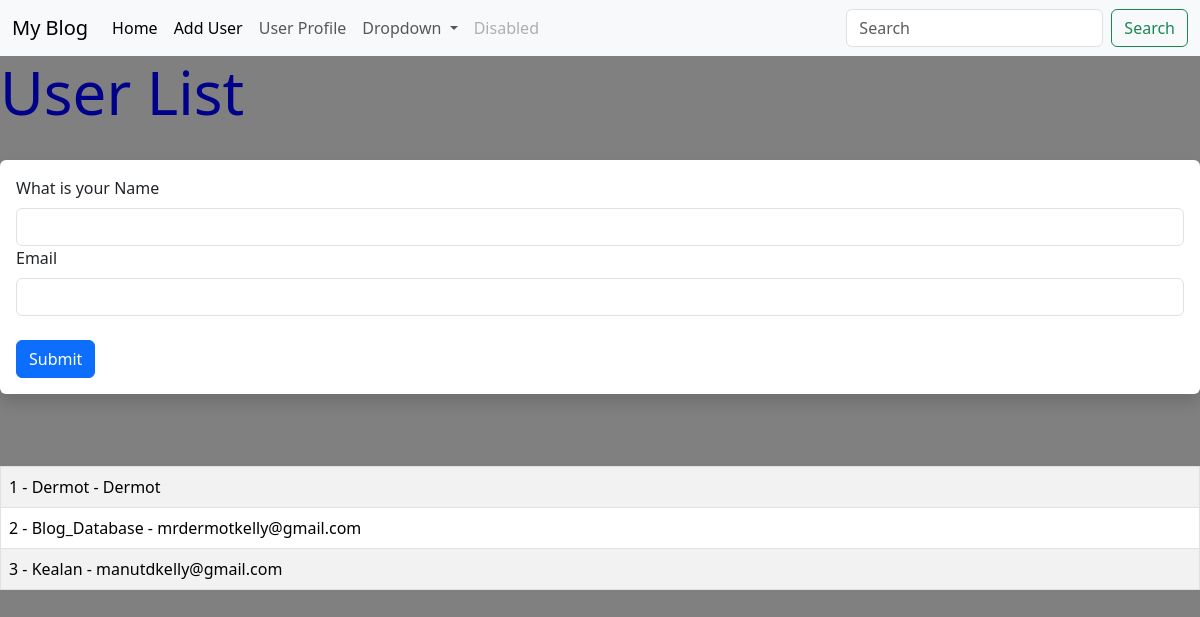
The page /user/add on the database as committed earlier.
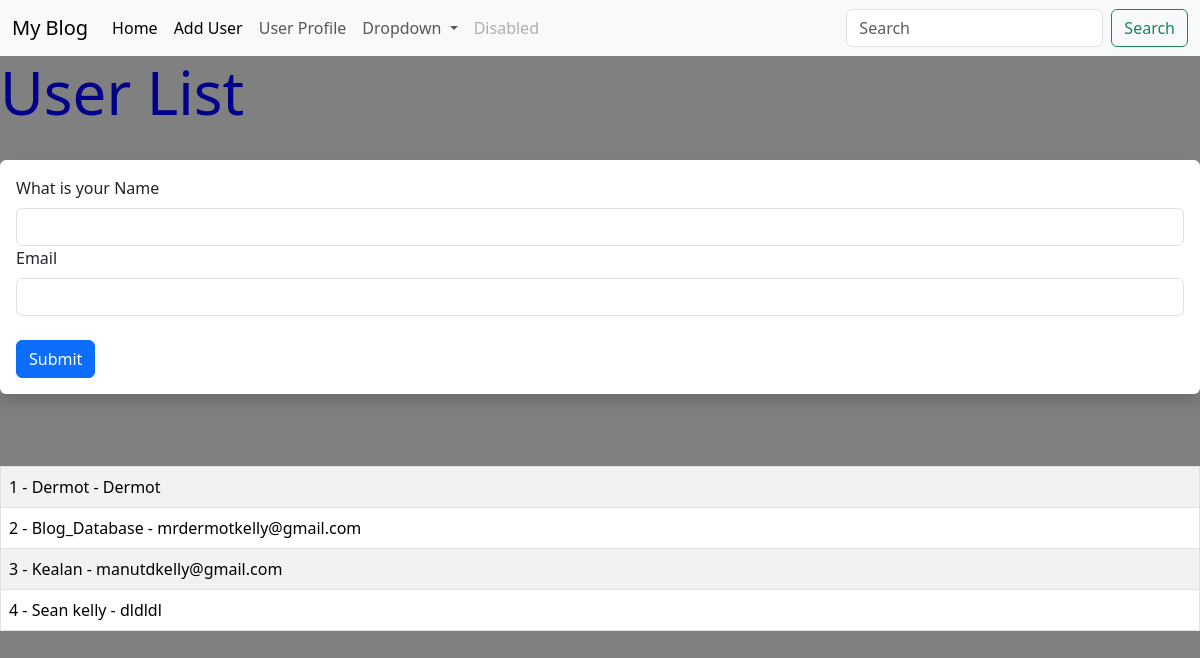
The same page on the database as committed later.
### app.py (models this page shows, shortened)
class Users(db.Model):
    id = db.Column(db.Integer, primary_key=True)
    name = db.Column(db.String(150), nullable=False)
    email = db.Column(db.String(150), nullable=False, unique=True)
    date_created = db.Column(db.DateTime, default=datetime.utcnow)

### app.py (the view, shortened to what this page needs)
@app.route('/user/add', methods=['GET','POST'])
def add_user():
    name = None
    form = UserForm()
    our_users = Users.query.order_by(Users.id)
    return render_template("add_user.html", form=form, name=name, our_users=our_users)

### app.py
class UserForm(FlaskForm):
    name = StringField('What is your Name', validators=[DataRequired()])
    email = StringField('Email', validators=[DataRequired()])
    submit = SubmitField('Submit')

### templates/add_user.html (shortened to what this page needs)
{% extends 'base.html'%}
{% block content %}
{% if name %}
    <h1>Hello {{ name }}</h1>
{% else %}
    <h1>User List</h1>
    <br>
    <div class="shadow p-3 mb-5 bg-body rounded">
    <form method="POST">{{form.hidden_tag()}}
        {{ form.name.label (class="form-label")}}
        {{ form.name(class="form-control") }}
        {{ form.email.label (class="form-label")}}
        {{ form.email(class="form-control") }}
        <br>
        {{ form.submit(class="btn btn-primary") }}
    </form>
    </div>
    <br>
    <table class="table table-hover table-bordered table-striped">
    {% for our_user in our_users %}
    <tr>
    <td>
    {{our_user.id}} - {{ our_user.name}} - {{ our_user.email }}
    </td>
    </tr>
    {% endfor %}
    </table>
{% endif%}
{% endblock %}

### templates/base.html (shortened to what this page needs)
<!doctype html>
<html lang="en">
  <head>
    <link href="https://cdn.jsdelivr.net/npm/bootstrap@5.3.2/dist/css/bootstrap.min.css" rel="stylesheet">
    <link href="{{ url_for ('static', filename='css/style.css') }}" rel="stylesheet">
  </head>
  <body>
    {% include 'navbar.html'%}
    {% block content %}{% endblock %}
  </body>
</html>

### templates/navbar.html (shortened to what this page needs)
<nav class="navbar navbar-expand-lg bg-body-tertiary">
    <div class="container-fluid">
      <a class="navbar-brand" href="{{url_for ('index')}}">My Blog</a>
      <div class="collapse navbar-collapse" id="navbarSupportedContent">
        <ul class="navbar-nav me-auto mb-2 mb-lg-0">
          <li class="nav-item">
            <a class="nav-link active" aria-current="page" href="{{url_for ('index')}}">Home</a>
          </li>
          <li class="nav-item">
            <a class="nav-link active" aria-current="page" href="{{url_for ('add_user')}}">Add User</a>
          </li>
          <li class="nav-item">
            <a class="nav-link" href="{{url_for ('user', name='Dermot')}}">User Profile</a>
          </li>
          <li class="nav-item dropdown">
            <a class="nav-link dropdown-toggle" href="#" role="button" data-bs-toggle="dropdown" aria-expanded="false">
              Dropdown
            </a>
          </li>
          <li class="nav-item">
            <a class="nav-link disabled" aria-disabled="true">Disabled</a>
          </li>
        </ul>
        <form class="d-flex" role="search">
          <input class="form-control me-2" type="search" placeholder="Search" aria-label="Search">
          <button class="btn btn-outline-success" type="submit">Search</button>
        </form>
      </div>
    </div>
  </nav>

### static/css/style.css (style rules this page uses)
h1 { color: darkblue; font-size: 60px; }
body { background: gray; }

Rows that differ between the two databases and show on the page:
added Users: id "4", name "Sean kelly", email "dldldl"
